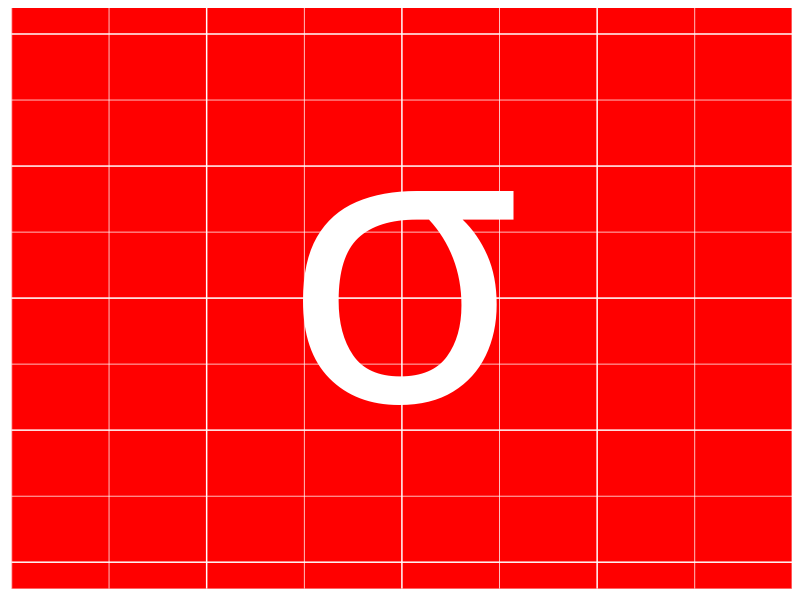

Write the R code that produced this figure.
library(ggplot2)
temp <- paste("bold(sigma)")
p <- ggplot(NULL, aes(x = 1, y = 1)) + ylim(0.8, 1.2) +
  annotate("text", 1, 1, label = temp, color="white",
           size = 99, parse = TRUE) +
  #theme_bw() +
  theme(panel.background = element_rect(fill = "red"),
        #panel.grid.major = element_blank(),
        #panel.grid.minor = element_blank(),
        axis.title = element_blank(), axis.ticks = element_blank(),
        axis.text = element_blank())

ggsave("logo.png", width = 5, height = 5, dpi = 96)